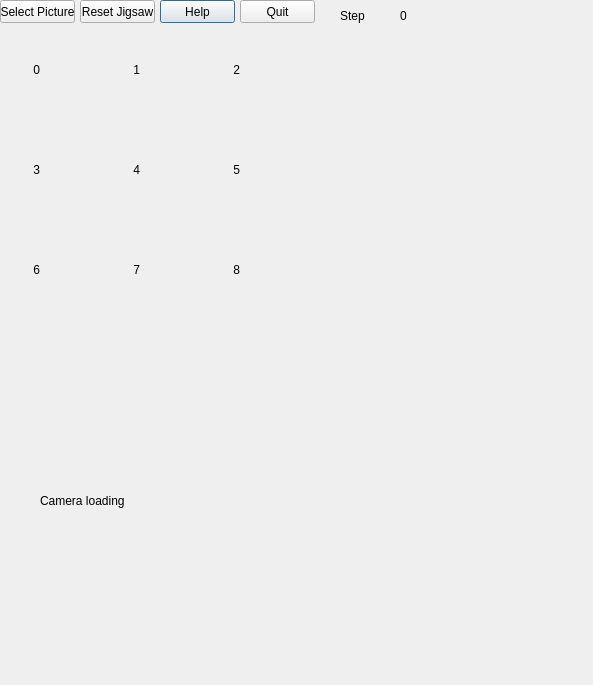
<?xml version="1.0" encoding="UTF-8"?>
<ui version="4.0">
 <class>MainDialog</class>
 <widget class="QDialog" name="MainDialog">
  <property name="geometry">
   <rect>
    <x>0</x>
    <y>0</y>
    <width>593</width>
    <height>685</height>
   </rect>
  </property>
  <property name="windowTitle">
   <string>Jigsaw</string>
  </property>
  <property name="windowOpacity">
   <double>1.000000000000000</double>
  </property>
  <property name="autoFillBackground">
   <bool>true</bool>
  </property>
  <widget class="MyLabel" name="label_0">
   <property name="geometry">
    <rect>
     <x>0</x>
     <y>20</y>
     <width>100</width>
     <height>100</height>
    </rect>
   </property>
   <property name="text">
    <string>          0</string>
   </property>
  </widget>
  <widget class="MyLabel" name="label_1">
   <property name="geometry">
    <rect>
     <x>100</x>
     <y>20</y>
     <width>100</width>
     <height>100</height>
    </rect>
   </property>
   <property name="text">
    <string>          1</string>
   </property>
  </widget>
  <widget class="MyLabel" name="label_2">
   <property name="geometry">
    <rect>
     <x>200</x>
     <y>20</y>
     <width>100</width>
     <height>100</height>
    </rect>
   </property>
   <property name="text">
    <string>          2</string>
   </property>
  </widget>
  <widget class="MyLabel" name="label_4">
   <property name="geometry">
    <rect>
     <x>100</x>
     <y>120</y>
     <width>100</width>
     <height>100</height>
    </rect>
   </property>
   <property name="text">
    <string>          4</string>
   </property>
  </widget>
  <widget class="MyLabel" name="label_5">
   <property name="geometry">
    <rect>
     <x>200</x>
     <y>120</y>
     <width>100</width>
     <height>100</height>
    </rect>
   </property>
   <property name="text">
    <string>          5</string>
   </property>
  </widget>
  <widget class="MyLabel" name="label_3">
   <property name="geometry">
    <rect>
     <x>0</x>
     <y>120</y>
     <width>100</width>
     <height>100</height>
    </rect>
   </property>
   <property name="text">
    <string>          3</string>
   </property>
  </widget>
  <widget class="MyLabel" name="label_7">
   <property name="geometry">
    <rect>
     <x>100</x>
     <y>220</y>
     <width>100</width>
     <height>100</height>
    </rect>
   </property>
   <property name="text">
    <string>          7</string>
   </property>
  </widget>
  <widget class="MyLabel" name="label_8">
   <property name="geometry">
    <rect>
     <x>200</x>
     <y>220</y>
     <width>100</width>
     <height>100</height>
    </rect>
   </property>
   <property name="text">
    <string>          8</string>
   </property>
  </widget>
  <widget class="MyLabel" name="label_6">
   <property name="geometry">
    <rect>
     <x>0</x>
     <y>220</y>
     <width>100</width>
     <height>100</height>
    </rect>
   </property>
   <property name="text">
    <string>          6</string>
   </property>
  </widget>
  <widget class="QWidget" name="widget" native="true">
   <property name="geometry">
    <rect>
     <x>10</x>
     <y>490</y>
     <width>301</width>
     <height>100</height>
    </rect>
   </property>
  </widget>
  <widget class="QLabel" name="labelsrc">
   <property name="geometry">
    <rect>
     <x>300</x>
     <y>20</y>
     <width>291</width>
     <height>301</height>
    </rect>
   </property>
   <property name="toolTip">
    <string>&lt;html&gt;&lt;head/&gt;&lt;body&gt;&lt;p&gt;Original picture&lt;/p&gt;&lt;/body&gt;&lt;/html&gt;</string>
   </property>
   <property name="text">
    <string/>
   </property>
  </widget>
  <widget class="QLabel" name="vediolabel">
   <property name="geometry">
    <rect>
     <x>40</x>
     <y>320</y>
     <width>511</width>
     <height>361</height>
    </rect>
   </property>
   <property name="toolTip">
    <string>&lt;html&gt;&lt;head/&gt;&lt;body&gt;&lt;p&gt;This is the vedio area&lt;/p&gt;&lt;/body&gt;&lt;/html&gt;</string>
   </property>
   <property name="text">
    <string>Camera loading</string>
   </property>
  </widget>
  <widget class="QPushButton" name="pushButtonHelp">
   <property name="geometry">
    <rect>
     <x>160</x>
     <y>0</y>
     <width>75</width>
     <height>23</height>
    </rect>
   </property>
   <property name="toolTip">
    <string>&lt;html&gt;&lt;head/&gt;&lt;body&gt;&lt;p&gt;get help&lt;/p&gt;&lt;/body&gt;&lt;/html&gt;</string>
   </property>
   <property name="text">
    <string>Help</string>
   </property>
  </widget>
  <widget class="QPushButton" name="pushButtonLoadImg">
   <property name="geometry">
    <rect>
     <x>0</x>
     <y>0</y>
     <width>75</width>
     <height>23</height>
    </rect>
   </property>
   <property name="maximumSize">
    <size>
     <width>16777215</width>
     <height>31</height>
    </size>
   </property>
   <property name="toolTip">
    <string>&lt;html&gt;&lt;head/&gt;&lt;body&gt;&lt;p&gt;select one picture you want&lt;/p&gt;&lt;/body&gt;&lt;/html&gt;</string>
   </property>
   <property name="text">
    <string>Select Picture</string>
   </property>
  </widget>
  <widget class="QPushButton" name="pushButtonClear">
   <property name="geometry">
    <rect>
     <x>80</x>
     <y>0</y>
     <width>75</width>
     <height>23</height>
    </rect>
   </property>
   <property name="toolTip">
    <string>&lt;html&gt;&lt;head/&gt;&lt;body&gt;&lt;p&gt;array the positions randomly&lt;/p&gt;&lt;/body&gt;&lt;/html&gt;</string>
   </property>
   <property name="text">
    <string>Reset Jigsaw</string>
   </property>
  </widget>
  <widget class="QPushButton" name="pushButtonExit">
   <property name="geometry">
    <rect>
     <x>240</x>
     <y>0</y>
     <width>75</width>
     <height>23</height>
    </rect>
   </property>
   <property name="toolTip">
    <string>&lt;html&gt;&lt;head/&gt;&lt;body&gt;&lt;p&gt;click to quit the game&lt;/p&gt;&lt;/body&gt;&lt;/html&gt;</string>
   </property>
   <property name="text">
    <string>Quit</string>
   </property>
   <property name="autoDefault">
    <bool>true</bool>
   </property>
   <property name="default">
    <bool>false</bool>
   </property>
   <property name="flat">
    <bool>false</bool>
   </property>
  </widget>
  <widget class="QLabel" name="labelMove">
   <property name="geometry">
    <rect>
     <x>340</x>
     <y>0</y>
     <width>61</width>
     <height>31</height>
    </rect>
   </property>
   <property name="toolTip">
    <string>&lt;html&gt;&lt;head/&gt;&lt;body&gt;&lt;p&gt;The less steps you use, the better skill you have&lt;/p&gt;&lt;/body&gt;&lt;/html&gt;</string>
   </property>
   <property name="text">
    <string>Step</string>
   </property>
  </widget>
  <widget class="QLabel" name="labelnum">
   <property name="geometry">
    <rect>
     <x>400</x>
     <y>0</y>
     <width>51</width>
     <height>31</height>
    </rect>
   </property>
   <property name="text">
    <string>0</string>
   </property>
  </widget>
 </widget>
 <layoutdefault spacing="6" margin="11"/>
 <customwidgets>
  <customwidget>
   <class>MyLabel</class>
   <extends>QLabel</extends>
   <header location="global">MyLabel.h</header>
  </customwidget>
 </customwidgets>
 <resources/>
 <connections/>
</ui>
